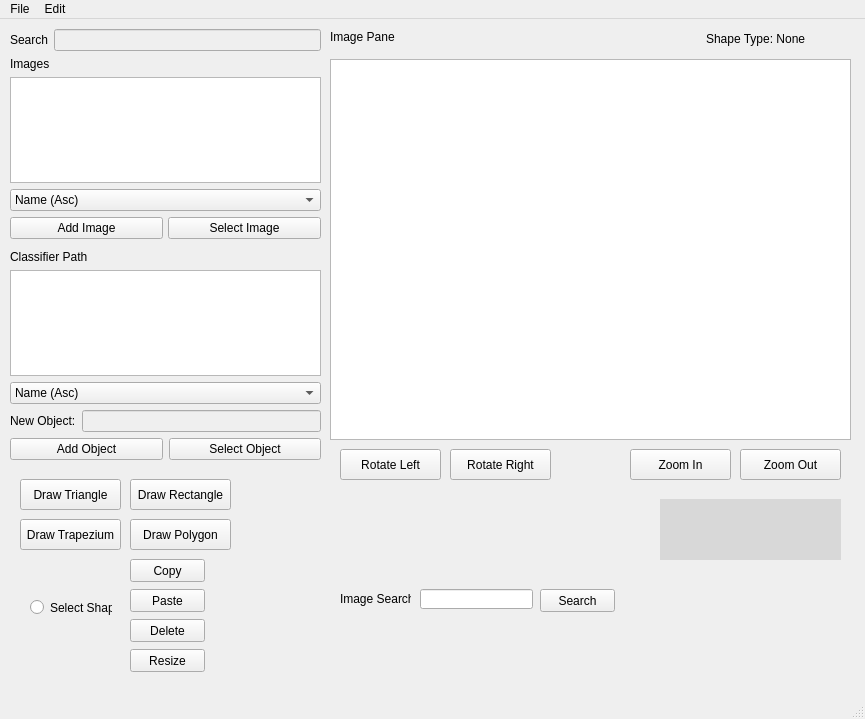
<?xml version="1.0" encoding="UTF-8"?>
<ui version="4.0">
 <class>MainWindow</class>
 <widget class="QMainWindow" name="MainWindow">
  <property name="geometry">
   <rect>
    <x>0</x>
    <y>0</y>
    <width>865</width>
    <height>719</height>
   </rect>
  </property>
  <property name="windowTitle">
   <string>MainWindow</string>
  </property>
  <widget class="QWidget" name="centralwidget">
   <widget class="matDisplay" name="graphicsView">
    <property name="geometry">
     <rect>
      <x>330</x>
      <y>40</y>
      <width>521</width>
      <height>381</height>
     </rect>
    </property>
   </widget>
   <widget class="QPushButton" name="ZoomInButton">
    <property name="geometry">
     <rect>
      <x>630</x>
      <y>430</y>
      <width>101</width>
      <height>31</height>
     </rect>
    </property>
    <property name="text">
     <string>Zoom In</string>
    </property>
   </widget>
   <widget class="QPushButton" name="ZoomOutButton">
    <property name="geometry">
     <rect>
      <x>740</x>
      <y>430</y>
      <width>101</width>
      <height>31</height>
     </rect>
    </property>
    <property name="text">
     <string>Zoom Out</string>
    </property>
   </widget>
   <widget class="QPushButton" name="DrawTriangleButton">
    <property name="geometry">
     <rect>
      <x>20</x>
      <y>460</y>
      <width>101</width>
      <height>31</height>
     </rect>
    </property>
    <property name="text">
     <string>Draw Triangle</string>
    </property>
    <property name="checkable">
     <bool>true</bool>
    </property>
   </widget>
   <widget class="QPushButton" name="DrawRectButton">
    <property name="geometry">
     <rect>
      <x>130</x>
      <y>460</y>
      <width>101</width>
      <height>31</height>
     </rect>
    </property>
    <property name="text">
     <string>Draw Rectangle</string>
    </property>
    <property name="checkable">
     <bool>true</bool>
    </property>
   </widget>
   <widget class="QPushButton" name="DrawTrapButton">
    <property name="geometry">
     <rect>
      <x>20</x>
      <y>500</y>
      <width>101</width>
      <height>31</height>
     </rect>
    </property>
    <property name="text">
     <string>Draw Trapezium</string>
    </property>
    <property name="checkable">
     <bool>true</bool>
    </property>
   </widget>
   <widget class="QPushButton" name="DrawPolyButton">
    <property name="geometry">
     <rect>
      <x>130</x>
      <y>500</y>
      <width>101</width>
      <height>31</height>
     </rect>
    </property>
    <property name="text">
     <string>Draw Polygon</string>
    </property>
    <property name="checkable">
     <bool>true</bool>
    </property>
   </widget>
   <widget class="QLabel" name="label_3">
    <property name="geometry">
     <rect>
      <x>330</x>
      <y>10</y>
      <width>111</width>
      <height>16</height>
     </rect>
    </property>
    <property name="text">
     <string>Image Pane</string>
    </property>
   </widget>
   <widget class="QPushButton" name="RotateLButton">
    <property name="geometry">
     <rect>
      <x>340</x>
      <y>430</y>
      <width>101</width>
      <height>31</height>
     </rect>
    </property>
    <property name="text">
     <string>Rotate Left</string>
    </property>
   </widget>
   <widget class="QPushButton" name="RotateRButton">
    <property name="geometry">
     <rect>
      <x>450</x>
      <y>430</y>
      <width>101</width>
      <height>31</height>
     </rect>
    </property>
    <property name="text">
     <string>Rotate Right</string>
    </property>
   </widget>
   <widget class="QWidget" name="verticalLayoutWidget">
    <property name="geometry">
     <rect>
      <x>10</x>
      <y>10</y>
      <width>311</width>
      <height>431</height>
     </rect>
    </property>
    <layout class="QVBoxLayout" name="verticalLayout">
     <item>
      <layout class="QHBoxLayout" name="newClassLayout_3">
       <item>
        <widget class="QLabel" name="newClass_3">
         <property name="enabled">
          <bool>true</bool>
         </property>
         <property name="text">
          <string>Search</string>
         </property>
        </widget>
       </item>
       <item>
        <widget class="QLineEdit" name="newClassLineEdit_3">
         <property name="enabled">
          <bool>false</bool>
         </property>
        </widget>
       </item>
      </layout>
     </item>
     <item>
      <widget class="QLabel" name="ImagesLabel">
       <property name="text">
        <string>Images</string>
       </property>
      </widget>
     </item>
     <item>
      <widget class="QListWidget" name="ImagesWindow"/>
     </item>
     <item>
      <widget class="QComboBox" name="sortImageBy">
       <item>
        <property name="text">
         <string>Name (Asc)</string>
        </property>
       </item>
       <item>
        <property name="text">
         <string>Name (Desc)</string>
        </property>
       </item>
       <item>
        <property name="text">
         <string>Date (Asc)</string>
        </property>
       </item>
       <item>
        <property name="text">
         <string>Date (Desc)</string>
        </property>
       </item>
      </widget>
     </item>
     <item>
      <layout class="QHBoxLayout" name="horizontalLayout">
       <property name="spacing">
        <number>5</number>
       </property>
       <property name="bottomMargin">
        <number>5</number>
       </property>
       <item>
        <widget class="QPushButton" name="AddImageButton">
         <property name="text">
          <string>Add Image</string>
         </property>
        </widget>
       </item>
       <item>
        <widget class="QPushButton" name="selectImage">
         <property name="text">
          <string>Select Image</string>
         </property>
        </widget>
       </item>
      </layout>
     </item>
     <item>
      <widget class="QLabel" name="ClassLabel">
       <property name="text">
        <string>Classifier Path</string>
       </property>
      </widget>
     </item>
     <item>
      <widget class="QListWidget" name="ClassWindow"/>
     </item>
     <item>
      <widget class="QComboBox" name="sortClassBy">
       <item>
        <property name="text">
         <string>Name (Asc)</string>
        </property>
       </item>
       <item>
        <property name="text">
         <string>Name (Desc)</string>
        </property>
       </item>
      </widget>
     </item>
     <item>
      <layout class="QHBoxLayout" name="newClassLayout">
       <item>
        <widget class="QLabel" name="newClass">
         <property name="enabled">
          <bool>true</bool>
         </property>
         <property name="text">
          <string>New Object:</string>
         </property>
        </widget>
       </item>
       <item>
        <widget class="QLineEdit" name="newClassLineEdit">
         <property name="enabled">
          <bool>false</bool>
         </property>
        </widget>
       </item>
      </layout>
     </item>
     <item>
      <layout class="QHBoxLayout" name="horizontalLayout_2">
       <item>
        <widget class="QPushButton" name="addClassButton">
         <property name="text">
          <string>Add Object</string>
         </property>
        </widget>
       </item>
       <item>
        <widget class="QPushButton" name="selectClassButton">
         <property name="text">
          <string>Select Object</string>
         </property>
        </widget>
       </item>
      </layout>
     </item>
    </layout>
   </widget>
   <widget class="QLabel" name="mouse_position_label">
    <property name="geometry">
     <rect>
      <x>660</x>
      <y>480</y>
      <width>181</width>
      <height>61</height>
     </rect>
    </property>
    <property name="styleSheet">
     <string notr="true">background-color: rgb(216, 216, 216);</string>
    </property>
    <property name="text">
     <string/>
    </property>
   </widget>
   <widget class="QRadioButton" name="radioButton">
    <property name="geometry">
     <rect>
      <x>30</x>
      <y>580</y>
      <width>82</width>
      <height>17</height>
     </rect>
    </property>
    <property name="text">
     <string>Select Shape</string>
    </property>
   </widget>
   <widget class="QPushButton" name="pasteShape">
    <property name="geometry">
     <rect>
      <x>130</x>
      <y>570</y>
      <width>75</width>
      <height>23</height>
     </rect>
    </property>
    <property name="text">
     <string>Paste</string>
    </property>
   </widget>
   <widget class="QPushButton" name="copyShape">
    <property name="geometry">
     <rect>
      <x>130</x>
      <y>540</y>
      <width>75</width>
      <height>23</height>
     </rect>
    </property>
    <property name="text">
     <string>Copy</string>
    </property>
   </widget>
   <widget class="QPushButton" name="deleteShape">
    <property name="geometry">
     <rect>
      <x>130</x>
      <y>600</y>
      <width>75</width>
      <height>23</height>
     </rect>
    </property>
    <property name="text">
     <string>Delete</string>
    </property>
   </widget>
   <widget class="QPushButton" name="resizeShape">
    <property name="geometry">
     <rect>
      <x>130</x>
      <y>630</y>
      <width>75</width>
      <height>23</height>
     </rect>
    </property>
    <property name="text">
     <string>Resize</string>
    </property>
   </widget>
   <widget class="QLabel" name="shapeTypeLabel">
    <property name="geometry">
     <rect>
      <x>706</x>
      <y>10</y>
      <width>141</width>
      <height>20</height>
     </rect>
    </property>
    <property name="text">
     <string>Shape Type: None</string>
    </property>
   </widget>
   <widget class="QLineEdit" name="ImageSearchLine">
    <property name="geometry">
     <rect>
      <x>420</x>
      <y>570</y>
      <width>113</width>
      <height>20</height>
     </rect>
    </property>
   </widget>
   <widget class="QLabel" name="ImageSearchLabel">
    <property name="geometry">
     <rect>
      <x>340</x>
      <y>570</y>
      <width>71</width>
      <height>20</height>
     </rect>
    </property>
    <property name="text">
     <string>Image Search:</string>
    </property>
   </widget>
   <widget class="QPushButton" name="ImageSearchButton">
    <property name="geometry">
     <rect>
      <x>540</x>
      <y>570</y>
      <width>75</width>
      <height>23</height>
     </rect>
    </property>
    <property name="text">
     <string>Search</string>
    </property>
   </widget>
  </widget>
  <widget class="QMenuBar" name="menubar">
   <property name="geometry">
    <rect>
     <x>0</x>
     <y>0</y>
     <width>865</width>
     <height>21</height>
    </rect>
   </property>
   <widget class="QMenu" name="menuFile">
    <property name="title">
     <string>File</string>
    </property>
    <addaction name="actionOpen"/>
    <addaction name="actionSave"/>
    <addaction name="actionQuit"/>
   </widget>
   <widget class="QMenu" name="menuEdit">
    <property name="title">
     <string>Edit</string>
    </property>
    <addaction name="actionCopy"/>
    <addaction name="actionPaste"/>
   </widget>
   <addaction name="menuFile"/>
   <addaction name="menuEdit"/>
  </widget>
  <widget class="QStatusBar" name="statusbar"/>
  <action name="actionOpen">
   <property name="text">
    <string>Open</string>
   </property>
  </action>
  <action name="actionSave">
   <property name="text">
    <string>Save</string>
   </property>
  </action>
  <action name="actionCopy">
   <property name="text">
    <string>Copy</string>
   </property>
  </action>
  <action name="actionQuit">
   <property name="text">
    <string>Quit</string>
   </property>
  </action>
  <action name="actionPaste">
   <property name="text">
    <string>Paste</string>
   </property>
  </action>
 </widget>
 <customwidgets>
  <customwidget>
   <class>matDisplay</class>
   <extends>QGraphicsView</extends>
   <header location="global">matdisplay.h</header>
  </customwidget>
 </customwidgets>
 <resources/>
 <connections/>
</ui>
